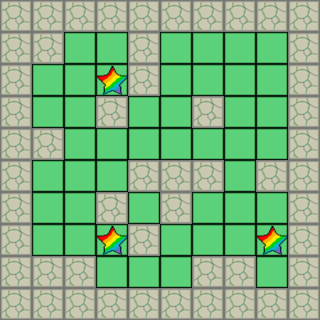

Below is a game level as drawn by its tile map, then a one-line description and the .tmx file that defines it, in full:
An orthogonal 10x10 tile map with 32x32 px tiles, 3 tile layers (Floor, Wall, Checkpoint), 5 tilesets and 4 objects (3x Box, Player).

<map version="1.10" tiledversion="1.11.2" orientation="orthogonal" renderorder="right-down" width="10" height="10" tilewidth="32" tileheight="32" infinite="0" nextlayerid="6" nextobjectid="6">
 <tileset firstgid="1" source="grass.tsx" />
 <tileset firstgid="7" source="wall.tsx" />
 <tileset firstgid="8" source="charactor.tsx" />
 <tileset firstgid="9" source="box.tsx" />
 <tileset firstgid="10" source="star.tsx" />
 <layer id="1" name="Floor" width="10" height="10">
  <data encoding="csv">
0,0,0,0,0,0,0,0,0,0,
0,0,1,1,0,1,1,1,1,0,
0,1,1,1,0,1,1,1,1,0,
0,1,1,0,1,1,0,1,1,0,
0,0,1,1,1,1,1,1,1,0,
0,1,1,1,0,0,0,1,0,0,
0,1,1,0,1,0,1,1,1,0,
0,1,1,1,0,1,1,1,1,0,
0,0,0,1,1,1,0,0,1,0,
0,0,0,0,0,0,0,0,0,0
</data>
 </layer>
 <layer id="2" name="Wall" width="10" height="10">
  <data encoding="csv">
7,7,7,7,7,7,7,7,7,7,
7,7,0,0,7,0,0,0,0,7,
7,0,0,0,7,0,0,0,0,7,
7,0,0,7,0,0,7,0,0,7,
7,7,0,0,0,0,0,0,0,7,
7,0,0,0,7,7,7,0,7,7,
7,0,0,7,0,7,0,0,0,7,
7,0,0,0,7,0,0,0,0,7,
7,7,7,0,0,0,7,7,0,7,
7,7,7,7,7,7,7,7,7,7
</data>
 </layer>
 <objectgroup id="3" name="Player">
  <object id="1" name="Player" gid="8" x="128" y="160" width="32" height="32" />
 </objectgroup>
 <objectgroup id="4" name="Box">
  <object id="2" name="Box" gid="9" x="192" y="96" width="32" height="32" />
  <object id="3" name="Box" gid="9" x="64" y="224" width="32" height="32" />
  <object id="4" name="Box" gid="9" x="224" y="224" width="32" height="32" />
 </objectgroup>
 <layer id="5" name="Checkpoint" width="10" height="10">
  <data encoding="csv">
0,0,0,0,0,0,0,0,0,0,
0,0,0,0,0,0,0,0,0,0,
0,0,0,10,0,0,0,0,0,0,
0,0,0,0,0,0,0,0,0,0,
0,0,0,0,0,0,0,0,0,0,
0,0,0,0,0,0,0,0,0,0,
0,0,0,0,0,0,0,0,0,0,
0,0,0,10,0,0,0,0,10,0,
0,0,0,0,0,0,0,0,0,0,
0,0,0,0,0,0,0,0,0,0
</data>
 </layer>
</map>